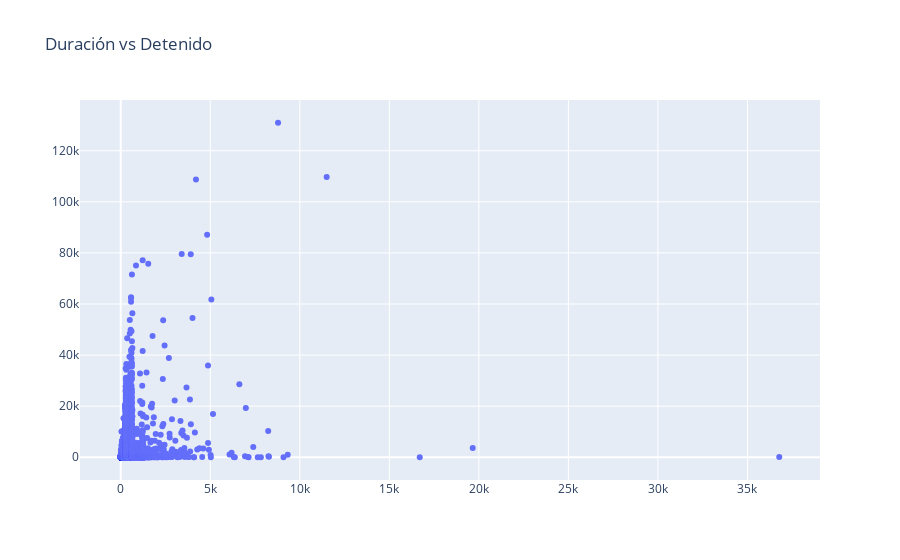

Here is the notebook cell this chart was saved with:
### Markdown cell above
#### Relación de compromiso

### Code cell
# Creamos la figura y añadimos un trazado de dispersión.
fig = go.Figure()
fig.add_trace(go.Scatter(x=dataDuration['Duration'], y=dataDuration['On-Hold'], mode='markers'))

# Personalizamos el diseño del gráfico.
fig.update_layout(title='Duración vs Detenido')

# Mostramos el gráfico interactivo.
fig.show()

### Figure 1 — Plotly figure (JSON) as saved in the notebook; plotly's stock layout.template omitted (floating-point values rounded to 4 significant figures; data arrays with more than 128 entries replaced by an {"elided": "..."} marker saying what was removed)
{"data": [{"mode": "markers", "type": "scatter", "x": {"elided": "12296 float values"}, "y": {"elided": "12296 int values"}}], "layout": {"title": {"text": "Duración vs Detenido"}}}
